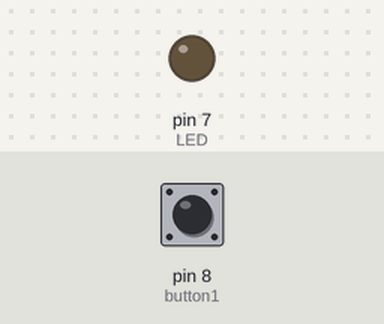
The sketch below on a simulated Arduino Uno, built with avr-gcc and run on an emulated ATmega328P. On the bench: output pins drawn as LEDs (lit = HIGH). Dashed ring = blinking. Inputs (shaded band) come from the test bench; at power-on: pin 8 (button1) LOW.

Above: at 1.2 s.
1.3 s: pin 8 (button1) pulled HIGH for 1 s
At 3.2 s:
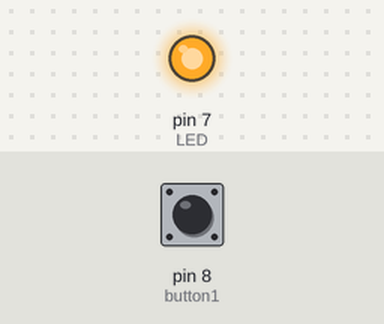
3.8 s: pin 8 (button1) pulled HIGH for 0.15 s
At 4.5 s:
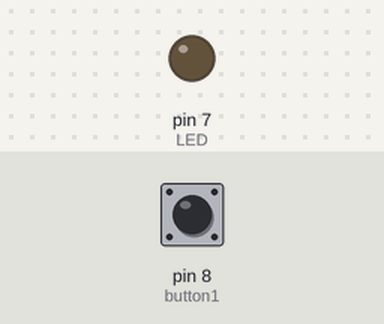
5.4 s: pin 8 (button1) pulled HIGH for 3.2 s
At 5.5 s:
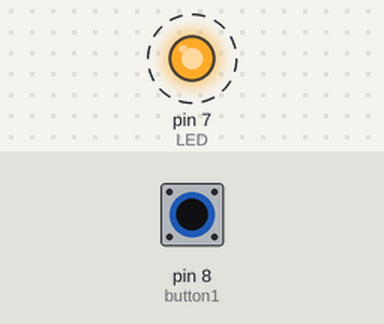
Timing chart, 0 to 9.9 s (numbered marks = the images above; inputs shaded):
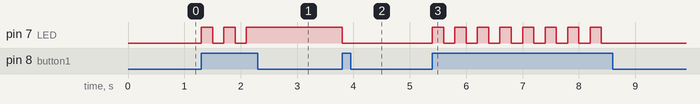

The sketch:

Blinken_Knopf.ino
```cpp
int LED=7;
int button1=8;
int tasterstatus1=0;
int ledstat= 0;

void setup()
{
  pinMode(LED, OUTPUT);
  pinMode(button1, INPUT);
}


void loop() {
  tasterstatus1 = digitalRead(button1);
  if (tasterstatus1==HIGH){
    if (ledstat==0) {
      ledstat=1;
      digitalWrite(LED,HIGH);
      }
    else {
      ledstat=0;
      digitalWrite(LED,LOW);
    }
    delay(200);
  }
  }
```

Measured:
- after the input at 1.3 s, pin 7 (LED): alternates HIGH for 0.20 s and LOW for 0.20 s, 5 changes in all, then stays HIGH, starting at once
- after the input at 3.8 s, pin 7 (LED): HIGH → LOW at once
- after the input at 5.4 s, pin 7 (LED): alternates HIGH for 0.20 s and LOW for 0.20 s, 16 changes in all, then stays LOW, starting at once
